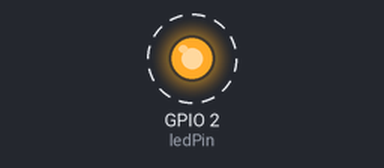
Recording of a sketch running on a simulated ESP32. Shown: output pins drawn as LEDs (lit = HIGH). Dashed ring = blinking. What the sketch prints to the serial monitor is not drawn.

Above: at 0.5 s.
Timing chart, 0 to 4.6 s (numbered marks = the images above):
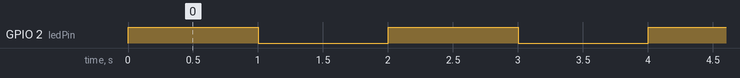

The sketch:

esp32-devkit-v1.ino
```cpp
#include <Arduino.h>

// Define LED pin for ESP32 Built-in LED
const int ledPin = 2;

void setup() {
  // Initialize Serial Monitor
  Serial.begin(115200);
  pinMode(ledPin, OUTPUT);
  Serial.println("System Initialized...");
}

void loop() {
  // Turn the LED on
  digitalWrite(ledPin, HIGH);
  Serial.println("LED Status: ON");
  delay(1000);

  // Turn the LED off
  digitalWrite(ledPin, LOW);
  Serial.println("LED Status: OFF");
  delay(1000);
}
```

Measured:
- by itself, GPIO 2 (ledPin): alternates HIGH for 1.0 s and LOW for 1.0 s
